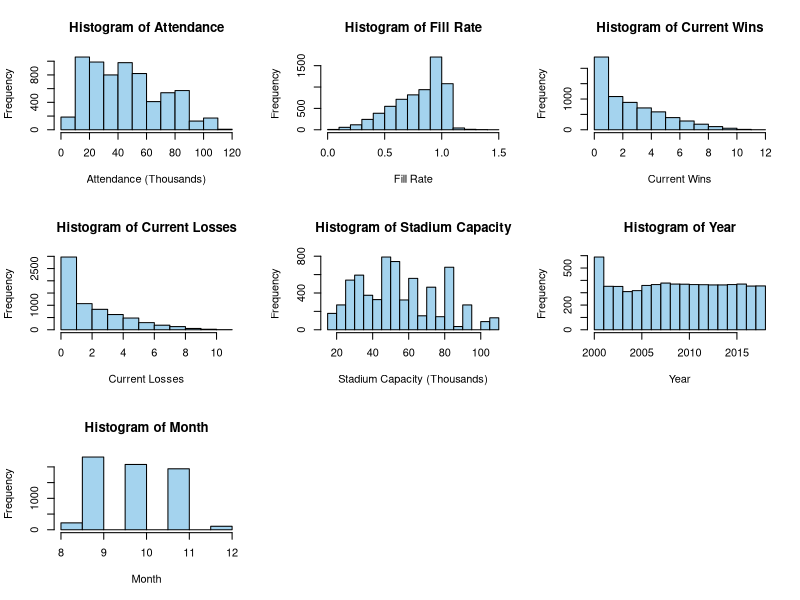
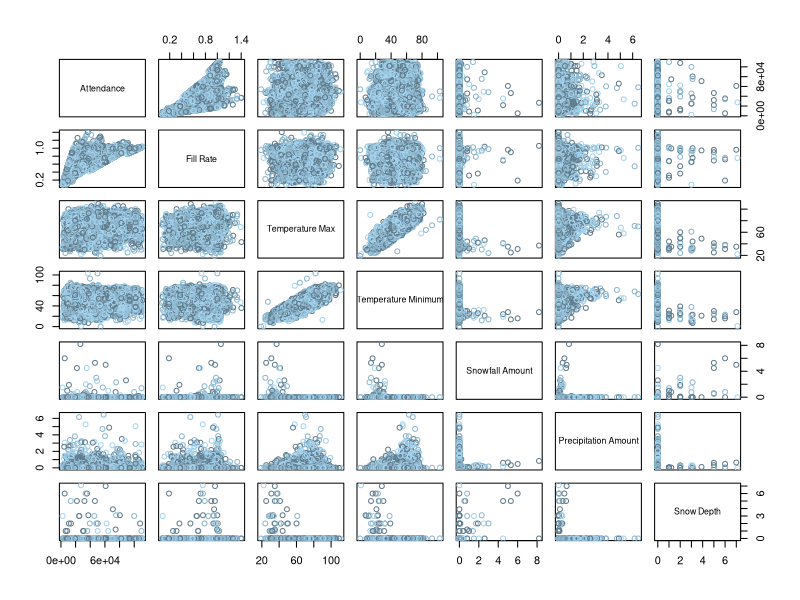
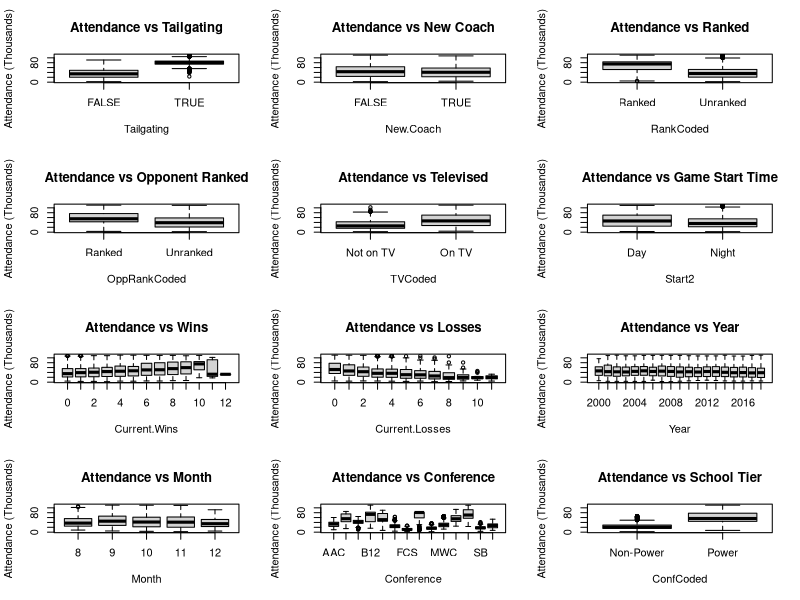
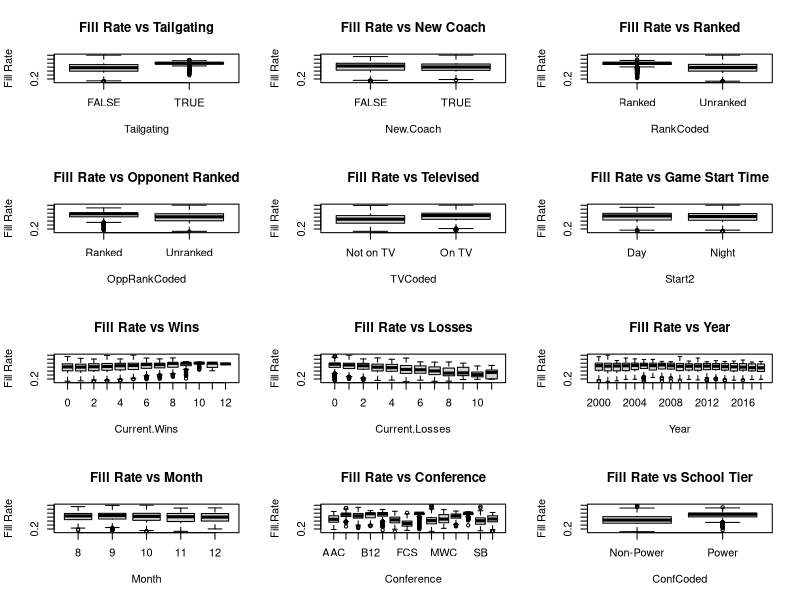
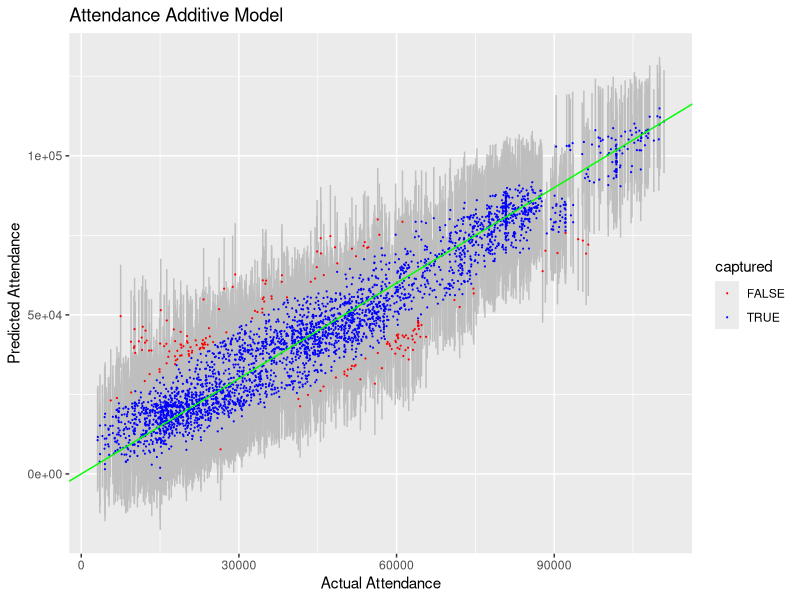
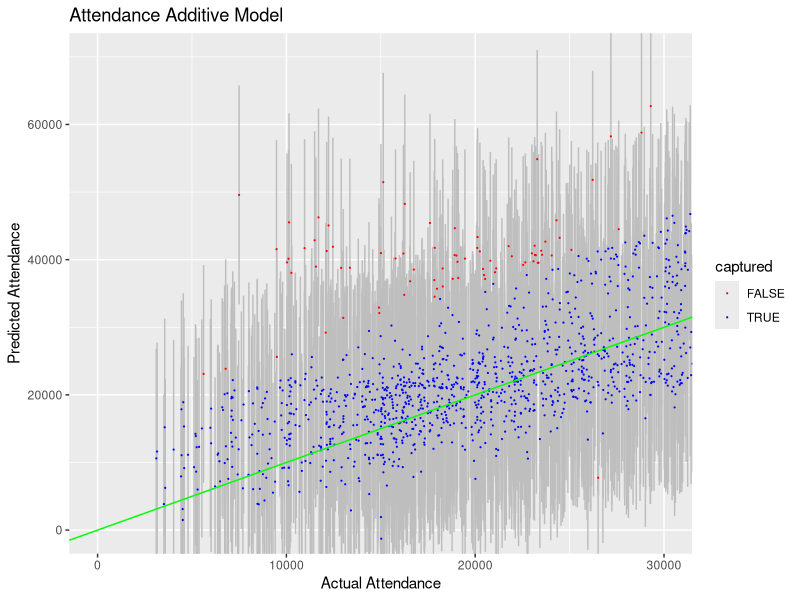
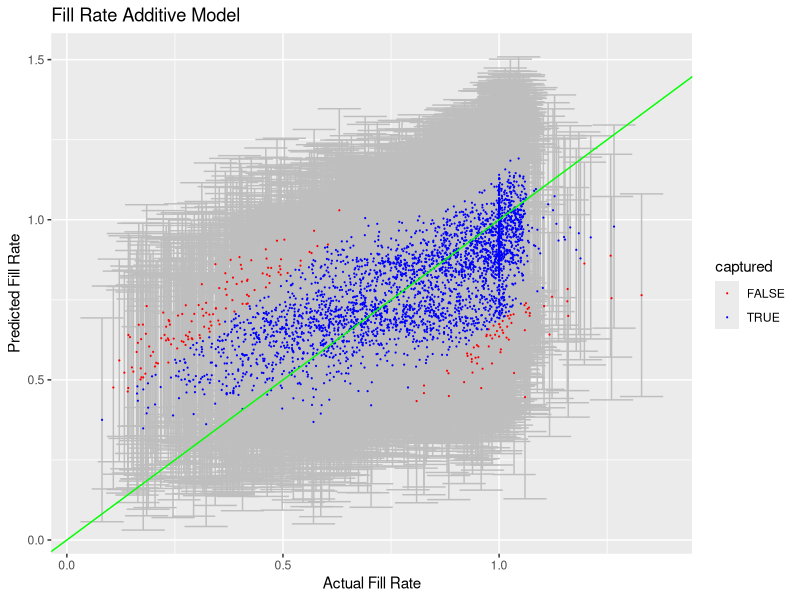
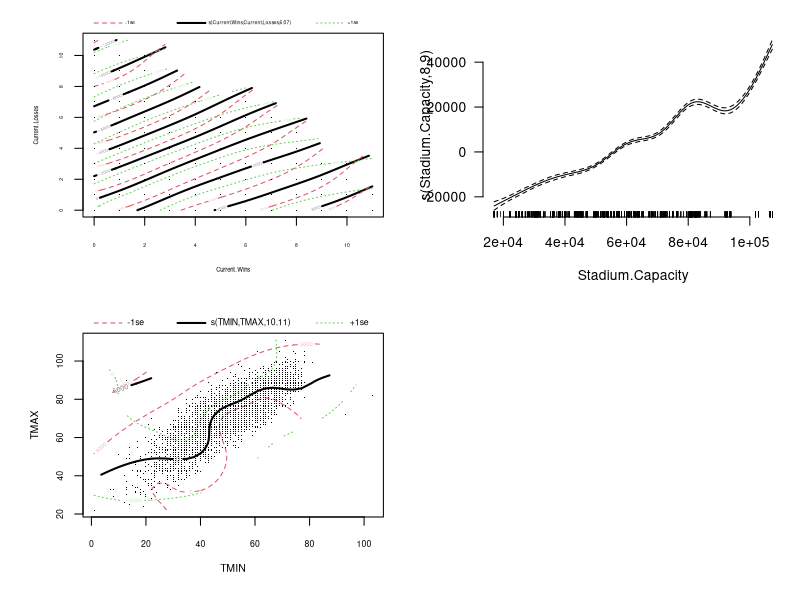

These charts were generated, in order, by the following R code:
## ---- chunk 1
# General set-up for the report.
# I find this useful, but you may improve upon, ignore, or remove
#  (possibly at your own peril).
# Tasks accomplished:
# Don't print out code
# Save results so that code blocks aren't re-run unless code
# changes (cache), _or_ a relevant earlier code block changed (autodep),
# don't clutter R output with messages or warnings (message, warning)
library(MASS)
library(knitr)
library(tidyverse)
library(dplyr)
library(ggthemes)
library(gridExtra)
library(ggplot2)
library(GGally)
opts_chunk$set(echo=FALSE,
               cache=TRUE, autodep=TRUE,
               message=FALSE, warning=FALSE)
# Turn off meaningless clutter in summary() output
options(show.signif.stars=FALSE)
## ---- chunk 2
attendance.data = read.csv("CFBeattendance.csv")
## ---- chunk 3
attendance.data = attendance.data[-c(5436,5443,5450,5457, 4522, 4524, 4526, 4528, 4530, 4532),]
## ---- chunk 4
attendance.data[4424, 24] = 12

attendance.data$Conference[which(attendance.data$Team=="Oregon State")] = "Pac-12"

attendance.data$Conference[which(attendance.data$Team=="USC")] = "Pac-12"

rutgers = attendance.data[which(attendance.data$Team=="Rutgers"),]
yr = 2000
while(yr<2013){
        rutgers$Conference[which(rutgers$Year==yr)] = "Big East"
        yr = yr+1
}
attendance.data$Conference[which(attendance.data$Team=="Rutgers")] = rutgers$Conference

boston_college = attendance.data[which(attendance.data$Team=="Boston College"),]
yr = 2000
while(yr<2005){
        boston_college$Conference[which(boston_college$Year==yr)] = "Big East"
        yr = yr+1
}
attendance.data$Conference[which(attendance.data$Team=="Boston College")] = boston_college$Conference

smu = attendance.data[which(attendance.data$Team=="SMU"),]
yr = 2005
while(yr<2013){
        smu$Conference[which(smu$Year==yr)] = "CUSA"
        yr = yr+1
}
attendance.data$Conference[which(attendance.data$Team=="SMU")] = smu$Conference

south_alabama = attendance.data[which(attendance.data$Team=="South Alabama"),]
yr = 2013
while(yr<2019){
        south_alabama$Conference[which(south_alabama$Year==yr)] = "Sun Belt"
        yr = yr+1
}
attendance.data$Conference[which(attendance.data$Team=="South Alabama")] = south_alabama$Conference

west_virginia = attendance.data[which(attendance.data$Team=="West Virginia"),]
yr = 2000
while(yr<2012){
        west_virginia$Conference[which(west_virginia$Year==yr)] = "Big East"
        yr = yr+1
}
attendance.data$Conference[which(attendance.data$Team=="West Virginia")] = west_virginia$Conference

memphis = attendance.data[which(attendance.data$Team=="Memphis"),]
memphis$Conference[which(memphis$Year==2013)] = "AAC"
attendance.data$Conference[which(attendance.data$Team=="Memphis")] = memphis$Conference

mid_tennessee = attendance.data[which(attendance.data$Team=="Middle Tennessee"),]
mid_tennessee$Conference[which(mid_tennessee$Year==2001)] = "Sun Belt"
attendance.data$Conference[which(attendance.data$Team=="Middle Tennessee")] = mid_tennessee$Conference

byu = attendance.data[which(attendance.data$Team=="BYU"),]
byu$Conference[which(byu$Year==2011)] = "Independent"
attendance.data$Conference[which(attendance.data$Team=="BYU")] = byu$Conference

fiu = attendance.data[which(attendance.data$Team=="FIU"),]
yr = 2002
while(yr<2005){
        fiu$Conference[which(fiu$Year==yr)] = "FCS"
        yr = yr+1
}
attendance.data$Conference[which(attendance.data$Team=="FIU")] = fiu$Conference

georgia_st = attendance.data[which(attendance.data$Team=="Georgia State"),]
yr = 2011
while(yr<2013){
        georgia_st$Conference[which(georgia_st$Year==yr)] = "FCS"
        yr = yr+1
}
attendance.data$Conference[which(attendance.data$Team=="Georgia State")] = georgia_st$Conference
## ---- chunk 5
attendance.data$RankCoded = double(length=nrow(attendance.data))
attendance.data$OppRankCoded = double(length=nrow(attendance.data))
attendance.data$TVCoded = double(length=nrow(attendance.data))
newtime = str_split(attendance.data$Time, ":")
attendance.data$Hour = double(length=nrow(attendance.data))
attendance.data$Start = double(length=nrow(attendance.data))
attendance.data$Start2 = double(length=nrow(attendance.data))
attendance.data$ConfCoded = double(length=nrow(attendance.data))

for (i in 1:nrow(attendance.data)){
  if (attendance.data$Rank[i]=='NR')attendance.data$RankCoded[i] = 'Unranked'
  else attendance.data$RankCoded[i] = 'Ranked'
  if (attendance.data$Opponent_Rank[i]=='NR')attendance.data$OppRankCoded[i] = 'Unranked'
  else attendance.data$OppRankCoded[i] = 'Ranked'
  if (attendance.data$TV[i]=='Not on TV')attendance.data$TVCoded[i] = 'Not on TV'
  else attendance.data$TVCoded[i] = 'On TV'
  attendance.data$Hour[i] = as.numeric(newtime[[i]][1])
  if (attendance.data$Hour[i] %in% c(10,11,12,13,14,15,16))attendance.data$Start[i] = 'Day'
  else attendance.data$Start[i] = 'Night'
  if (attendance.data$Hour[i] %in% c(10,11,12,13,14,15,16,17))attendance.data$Start2[i] = 'Day'
  else attendance.data$Start2[i] = 'Night'
  if ((attendance.data$Conference[i] %in% c('ACC','Big-10','Big-12','Big East','Pac-12','SEC'))||attendance.data$Team[i]=='Notre Dame')attendance.data$ConfCoded[i] = 'Power'
  else attendance.data$ConfCoded[i] = 'Non-Power'
}
attendance.data$RankCoded = as.factor(attendance.data$RankCoded)
attendance.data$OppRankCoded = as.factor(attendance.data$OppRankCoded)
attendance.data$TVCoded = as.factor(attendance.data$TVCoded)
attendance.data$Start = as.factor(attendance.data$Start)
attendance.data$Start2 = as.factor(attendance.data$Start2)
attendance.data$ConfCoded = as.factor(attendance.data$ConfCoded)
## ---- chunk 6
quan.att = quantile(attendance.data$Attendance, c(0.25, 0.5, 0.75), type = 1, na.rm = TRUE)
quan.fill = quantile(attendance.data$Fill.Rate, c(0.25, 0.5, 0.75), type = 1, na.rm = TRUE)
quan.cap = quantile(attendance.data$Stadium.Capacity, c(0.25, 0.5, 0.75), type = 1, na.rm = TRUE)
quan.att
quan.cap
quan.fill
## ---- chunk 7
par(mfrow = c(3,3))
hist(attendance.data$Attendance/1000, main = "Histogram of Attendance",
     xlab = "Attendance (Thousands)", col = "lightskyblue2")
hist(attendance.data$Fill.Rate, main = "Histogram of Fill Rate",
     xlab = "Fill Rate", col = "lightskyblue2")
hist(attendance.data$Current.Wins, main = "Histogram of Current Wins",
     xlab = "Current Wins", col = "lightskyblue2")
hist(attendance.data$Current.Losses, main = "Histogram of Current Losses",
     xlab = "Current Losses", col = "lightskyblue2")
hist(attendance.data$Stadium.Capacity/1000,
     main = "Histogram of Stadium Capacity",
     xlab = "Stadium Capacity (Thousands)", col = "lightskyblue2")
hist(attendance.data$Year, main = "Histogram of Year", xlab = "Year", col = "lightskyblue2")
hist(attendance.data$Month, main = "Histogram of Month", xlab = "Month", col = "lightskyblue2")
## ---- chunk 8
pairs(Attendance~Fill.Rate+TMAX+TMIN+SNOW+PRCP+SNWD, data=attendance.data, col = c("lightskyblue4","lightskyblue3", "lightskyblue2"), labels = c("Attendance", "Fill Rate", "Temperature Max", "Temperature Minimum", "Snowfall Amount", "Precipitation Amount", "Snow Depth"))
## ---- chunk 9
par(mfrow = c(4,3))
boxplot(Attendance/1000~Tailgating,data=attendance.data,
        ylab = "Attendance (Thousands)", main = "Attendance vs Tailgating")
boxplot(Attendance/1000~New.Coach,data=attendance.data,
        ylab = "Attendance (Thousands)", main = "Attendance vs New Coach")
boxplot(Attendance/1000~RankCoded,data=attendance.data,
        ylab = "Attendance (Thousands)", main = "Attendance vs Ranked")
boxplot(Attendance/1000~OppRankCoded,data=attendance.data,
        ylab = "Attendance (Thousands)",
        main = "Attendance vs Opponent Ranked")
boxplot(Attendance/1000~TVCoded,data=attendance.data,
        ylab = "Attendance (Thousands)", main = "Attendance vs Televised")
boxplot(Attendance/1000~Start2,data=attendance.data,
        ylab = "Attendance (Thousands)",
        main = "Attendance vs Game Start Time")
boxplot(Attendance/1000~Current.Wins,data=attendance.data,
        ylab = "Attendance (Thousands)", main = "Attendance vs Wins")
boxplot(Attendance/1000~Current.Losses,data=attendance.data,
        ylab = "Attendance (Thousands)", main = "Attendance vs Losses")
boxplot(Attendance/1000~Year, data=attendance.data,
        ylab = "Attendance (Thousands)", main = "Attendance vs Year")
boxplot(Attendance/1000~Month,data=attendance.data,
        ylab = "Attendance (Thousands)", main = "Attendance vs Month")
boxplot(Attendance/1000~Conference, data=attendance.data,
        ylab = "Attendance (Thousands)", main = "Attendance vs Conference",
        names = c("AAC","ACC","B10","B12","BE","CUSA","FCS",
                  "Ind.","MAC","MWC","P12","SEC", "SB","WAC"))
boxplot(Attendance/1000~ConfCoded,data=attendance.data,
        ylab = "Attendance (Thousands)", main = "Attendance vs School Tier")
## ---- chunk 10
par(mfrow = c(4,3))
boxplot(Fill.Rate~Tailgating,data=attendance.data, ylab = "Fill Rate",
        main = "Fill Rate vs Tailgating")
boxplot(Fill.Rate~New.Coach,data=attendance.data, ylab = "Fill Rate",
        main = "Fill Rate vs New Coach")
boxplot(Fill.Rate~RankCoded,data=attendance.data, ylab = "Fill Rate",
        main = "Fill Rate vs Ranked")
boxplot(Fill.Rate~OppRankCoded,data=attendance.data, ylab = "Fill Rate",
        main = "Fill Rate vs Opponent Ranked")
boxplot(Fill.Rate~TVCoded,data=attendance.data, ylab = "Fill Rate",
        main = "Fill Rate vs Televised")
boxplot(Fill.Rate~Start2,data=attendance.data, ylab = "Fill Rate",
        main = "Fill Rate vs Game Start Time")
boxplot(Fill.Rate~Current.Wins,data=attendance.data, ylab = "Fill Rate",
        main = "Fill Rate vs Wins")
boxplot(Fill.Rate~Current.Losses,data=attendance.data, ylab = "Fill Rate",
        main = "Fill Rate vs Losses")
boxplot(Fill.Rate~Year, data=attendance.data, ylab = "Fill Rate",
        main = "Fill Rate vs Year")
boxplot(Fill.Rate~Month,data=attendance.data, ylab = "Fill Rate",
        main = "Fill Rate vs Month")
boxplot(Fill.Rate~Conference, data=attendance.data,
        main = "Fill Rate vs Conference",
        names = c("AAC","ACC","B10","B12","BE","CUSA","FCS",
                  "Ind.","MAC","MWC","P12","SEC", "SB","WAC"))
boxplot(Fill.Rate~ConfCoded,data=attendance.data, ylab = "Fill Rate",
        main = "Fill Rate vs School Tier")
## ---- chunk 11
n = nrow(attendance.data)
select.rows <- sample(1:n, replace=FALSE, size=floor(n/2))
select.set <- attendance.data[select.rows,]
inference.set <- attendance.data[-select.rows,]
## ---- chunk 12
library(mgcv)
att.gam = gam(Attendance~s(Current.Wins,Current.Losses)+s(Stadium.Capacity)+New.Coach+Tailgating, data=select.set)
att.gam2 = gam(Attendance~s(Current.Wins,Current.Losses)+s(Stadium.Capacity)+Tailgating, data=select.set)
att.gam3 = gam(Attendance~s(Current.Wins,Current.Losses)+s(Stadium.Capacity)+Tailgating+s(TMIN,TMAX), data=select.set)
att.gam4 = gam(Attendance~s(Current.Wins,Current.Losses)+s(Stadium.Capacity)+Tailgating+s(TMIN,TMAX)+RankCoded+OppRankCoded, data=select.set)
att.gam5 = gam(Attendance~s(Current.Wins,Current.Losses)+s(Stadium.Capacity)+Tailgating+s(TMIN,TMAX)+RankCoded+OppRankCoded+Start, data=select.set)
att.gam6 = gam(Attendance~s(Current.Wins,Current.Losses)+s(Stadium.Capacity)+Tailgating+s(TMIN,TMAX)+RankCoded+OppRankCoded+Start2, data=select.set)
att.gam7 = gam(Attendance~s(Current.Wins,Current.Losses)+s(Stadium.Capacity)+Tailgating+s(TMIN,TMAX)+RankCoded+OppRankCoded+ConfCoded, data=select.set)
## ---- chunk 13
mdl_rmse <- function(mdl){
  rmse = sqrt(mean(residuals(mdl)^2))
  return(rmse)
}

att.rmses = double(7)
att.rmses[1] = mdl_rmse(att.gam)
att.rmses[2] = mdl_rmse(att.gam2)
att.rmses[3] = mdl_rmse(att.gam3)
att.rmses[4] = mdl_rmse(att.gam4)
att.rmses[5] = mdl_rmse(att.gam5)
att.rmses[6] = mdl_rmse(att.gam6)
att.rmses[7] = mdl_rmse(att.gam7)
best.att = which.min(att.rmses)
best.att.rmse = round(min(att.rmses),3)
## ---- chunk 14
fill.gam = gam(Fill.Rate~s(Current.Wins,Current.Losses)+s(Stadium.Capacity)+New.Coach+Tailgating, data=select.set)
fill.gam2 = gam(Fill.Rate~s(Current.Wins,Current.Losses)+s(Stadium.Capacity)+Tailgating, data=select.set)
fill.gam3 = gam(Fill.Rate~s(Current.Wins,Current.Losses)+s(Stadium.Capacity)+Tailgating+s(TMIN,TMAX), data=select.set)
fill.gam4 = gam(Fill.Rate~s(Current.Wins,Current.Losses)+s(Stadium.Capacity)+Tailgating+s(TMIN,TMAX)+RankCoded+OppRankCoded, data=select.set)
fill.gam5 = gam(Fill.Rate~s(Current.Wins,Current.Losses)+s(Stadium.Capacity)+Tailgating+s(TMIN,TMAX)+RankCoded+OppRankCoded+Start, data=select.set)
fill.gam6 = gam(Fill.Rate~s(Current.Wins,Current.Losses)+s(Stadium.Capacity)+Tailgating+s(TMIN,TMAX)+RankCoded+OppRankCoded+Start2, data=select.set)
fill.gam7 = gam(Fill.Rate~s(Current.Wins,Current.Losses)+s(Stadium.Capacity)+Tailgating+s(TMIN,TMAX)+RankCoded+OppRankCoded+Start2+ConfCoded, data=select.set)
## ---- chunk 15
fill.rmses = double(7)
fill.rmses[1] = mdl_rmse(fill.gam)
fill.rmses[2] = mdl_rmse(fill.gam2)
fill.rmses[3] = mdl_rmse(fill.gam3)
fill.rmses[4] = mdl_rmse(fill.gam4)
fill.rmses[5] = mdl_rmse(fill.gam5)
fill.rmses[6] = mdl_rmse(fill.gam6)
fill.rmses[7] = mdl_rmse(fill.gam7)
best.fill = which.min(fill.rmses)
best.fill.rmse = min(fill.rmses)
## ---- chunk 16
preds.gam.all = predict(att.gam7, newdata=inference.set, se.fit=TRUE) # no interval here
preds.gam = data.frame(
  obs.value = inference.set$Attendance, 
  fit = preds.gam.all$fit,
  fit.se = preds.gam.all$se.fit)
sigma.gam = sqrt(att.gam7$sig2) # annoyingly in a different place
preds.gam = preds.gam %>% mutate(
  lwr = fit - 2*sqrt(fit.se^2 + sigma.gam^2), 
  upr = fit + 2*sqrt(fit.se^2 + sigma.gam^2), 
  captured = (obs.value <= upr) & (obs.value >= lwr)
  )
mean.att.captured = mean(preds.gam$captured)# percentage of actual observations inside the CI
median.att.ses = round(median(preds.gam.all$se.fit),3) # median size of the pred SEs (log scale)
## ---- chunk 17
pgam <- preds.gam %>%
  ggplot(aes(x=obs.value,y=fit,color=captured)) + 
  geom_errorbar(aes(ymin=lwr, ymax=upr), width=.1,color='grey') + 
  geom_point(size=.1) + geom_abline(slope=1, intercept = 0, color='green') + 
  scale_color_manual(values=c('red','blue')) +
  xlab('Actual Attendance') + ylab('Predicted Attendance') +
  ggtitle('Attendance Additive Model')
pgam
## ---- chunk 18
pgam + coord_cartesian(xlim=c(0,3e4), ylim=c(0,7e4))
## ---- chunk 19
preds.gam.all2 = predict(fill.gam7, newdata=inference.set, se.fit=TRUE) # no interval here
preds.gam2 = data.frame(
  obs.value = inference.set$Fill.Rate, 
  fit = preds.gam.all2$fit,
  fit.se = preds.gam.all2$se.fit)
sigma.gam2 = sqrt(fill.gam7$sig2) # annoyingly in a different place
preds.gam2 = preds.gam2 %>% mutate(
  lwr = fit - 2*sqrt(fit.se^2 + sigma.gam2^2), 
  upr = fit + 2*sqrt(fit.se^2 + sigma.gam2^2), 
  captured = (obs.value <= upr) & (obs.value >= lwr)
  )
mean.fill.capture = mean(preds.gam2$captured)# percentage of actual observations inside the CI
median.fill.ses = round(median(preds.gam.all2$se.fit),3) # median size of the pred SEs (log scale)
## ---- chunk 20
pgam2 <- preds.gam2 %>%
  ggplot(aes(x=obs.value,y=fit,color=captured)) + 
  geom_errorbar(aes(ymin=lwr, ymax=upr), width=.1,color='grey') + 
  geom_point(size=.1) + geom_abline(slope=1, intercept=0, color='green') + 
  scale_color_manual(values=c('red','blue')) +
  xlab('Actual Fill Rate') + ylab('Predicted Fill Rate') +
  ggtitle('Fill Rate Additive Model')
pgam2
## ---- chunk 21
final.att.mdl = att.gam7
final.fill.mdl = fill.gam7

att.coef = coefficients(final.att.mdl)[c(1:5)]
fill.coef = coefficients(final.fill.mdl)[c(1:6)]
knitr::kable(att.coef)
## ---- chunk 22
plot(final.att.mdl, pages = 1, scale=0, shade=TRUE, se=2, bty='n', las=1)
## ---- chunk 23
knitr::kable(fill.coef)
## ---- chunk 24
plot(final.fill.mdl, pages = 1, scale=0, shade=TRUE, se=2, bty='n', las=1)
